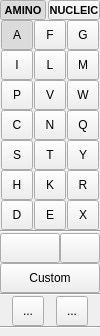
<?xml version="1.0" encoding="UTF-8"?>
<ui version="4.0">
 <class>MonomerToolWidget</class>
 <widget class="QWidget" name="MonomerToolWidget">
  <property name="geometry">
   <rect>
    <x>0</x>
    <y>0</y>
    <width>100</width>
    <height>336</height>
   </rect>
  </property>
  <property name="windowTitle">
   <string>Form</string>
  </property>
  <layout class="QVBoxLayout" name="verticalLayout">
   <property name="spacing">
    <number>0</number>
   </property>
   <property name="leftMargin">
    <number>0</number>
   </property>
   <property name="topMargin">
    <number>0</number>
   </property>
   <property name="rightMargin">
    <number>0</number>
   </property>
   <property name="bottomMargin">
    <number>0</number>
   </property>
   <item>
    <layout class="QHBoxLayout" name="horizontalLayout">
     <property name="spacing">
      <number>2</number>
     </property>
     <item>
      <widget class="schrodinger::sketcher::AminoOrNucleicToggleButton" name="amino_monomer_btn">
       <property name="sizePolicy">
        <sizepolicy hsizetype="Minimum" vsizetype="Fixed">
         <horstretch>0</horstretch>
         <verstretch>0</verstretch>
        </sizepolicy>
       </property>
       <property name="minimumSize">
        <size>
         <width>46</width>
         <height>0</height>
        </size>
       </property>
       <property name="font">
        <font>
         <pointsize>8</pointsize>
         <bold>true</bold>
        </font>
       </property>
       <property name="text">
        <string>AMINO</string>
       </property>
       <property name="checkable">
        <bool>true</bool>
       </property>
       <property name="checked">
        <bool>true</bool>
       </property>
       <attribute name="buttonGroup">
        <string notr="true">amino_or_nucleic_group</string>
       </attribute>
      </widget>
     </item>
     <item>
      <widget class="schrodinger::sketcher::AminoOrNucleicToggleButton" name="nucleic_monomer_btn">
       <property name="minimumSize">
        <size>
         <width>50</width>
         <height>0</height>
        </size>
       </property>
       <property name="font">
        <font>
         <pointsize>8</pointsize>
         <bold>true</bold>
        </font>
       </property>
       <property name="text">
        <string>NUCLEIC</string>
       </property>
       <property name="checkable">
        <bool>true</bool>
       </property>
       <attribute name="buttonGroup">
        <string notr="true">amino_or_nucleic_group</string>
       </attribute>
      </widget>
     </item>
    </layout>
   </item>
   <item>
    <widget class="QStackedWidget" name="amino_or_nucleic_stack">
     <property name="currentIndex">
      <number>1</number>
     </property>
     <widget class="QWidget" name="nucleic_page">
      <layout class="QGridLayout" name="gridLayout_2">
       <property name="leftMargin">
        <number>0</number>
       </property>
       <property name="topMargin">
        <number>0</number>
       </property>
       <property name="rightMargin">
        <number>0</number>
       </property>
       <property name="bottomMargin">
        <number>0</number>
       </property>
       <property name="spacing">
        <number>0</number>
       </property>
       <item row="1" column="0" colspan="3">
        <widget class="schrodinger::sketcher::ModularToolButton" name="na_dna_btn">
         <property name="minimumSize">
          <size>
           <width>90</width>
           <height>32</height>
          </size>
         </property>
         <property name="maximumSize">
          <size>
           <width>96</width>
           <height>32</height>
          </size>
         </property>
         <property name="text">
          <string/>
         </property>
         <property name="iconSize">
          <size>
           <width>90</width>
           <height>32</height>
          </size>
         </property>
         <property name="checkable">
          <bool>true</bool>
         </property>
         <attribute name="buttonGroup">
          <string notr="true">nucleic_monomer_group</string>
         </attribute>
        </widget>
       </item>
       <item row="4" column="0">
        <widget class="schrodinger::sketcher::ModularToolButton" name="na_a_btn">
         <property name="minimumSize">
          <size>
           <width>32</width>
           <height>30</height>
          </size>
         </property>
         <property name="maximumSize">
          <size>
           <width>32</width>
           <height>32</height>
          </size>
         </property>
         <property name="text">
          <string>A</string>
         </property>
         <property name="iconSize">
          <size>
           <width>30</width>
           <height>32</height>
          </size>
         </property>
         <property name="checkable">
          <bool>true</bool>
         </property>
         <attribute name="buttonGroup">
          <string notr="true">nucleic_monomer_group</string>
         </attribute>
        </widget>
       </item>
       <item row="7" column="0">
        <spacer name="verticalSpacer_2">
         <property name="orientation">
          <enum>Qt::Orientation::Vertical</enum>
         </property>
         <property name="sizeType">
          <enum>QSizePolicy::Policy::Fixed</enum>
         </property>
         <property name="sizeHint" stdset="0">
          <size>
           <width>0</width>
           <height>7</height>
          </size>
         </property>
        </spacer>
       </item>
       <item row="8" column="2">
        <widget class="schrodinger::sketcher::ModularToolButton" name="na_p_btn">
         <property name="minimumSize">
          <size>
           <width>32</width>
           <height>30</height>
          </size>
         </property>
         <property name="maximumSize">
          <size>
           <width>32</width>
           <height>32</height>
          </size>
         </property>
         <property name="text">
          <string>P</string>
         </property>
         <property name="iconSize">
          <size>
           <width>30</width>
           <height>32</height>
          </size>
         </property>
         <property name="checkable">
          <bool>true</bool>
         </property>
         <attribute name="buttonGroup">
          <string notr="true">nucleic_monomer_group</string>
         </attribute>
        </widget>
       </item>
       <item row="4" column="1">
        <widget class="schrodinger::sketcher::ModularToolButton" name="na_c_btn">
         <property name="minimumSize">
          <size>
           <width>32</width>
           <height>30</height>
          </size>
         </property>
         <property name="maximumSize">
          <size>
           <width>32</width>
           <height>32</height>
          </size>
         </property>
         <property name="text">
          <string>C</string>
         </property>
         <property name="iconSize">
          <size>
           <width>30</width>
           <height>32</height>
          </size>
         </property>
         <property name="checkable">
          <bool>true</bool>
         </property>
         <attribute name="buttonGroup">
          <string notr="true">nucleic_monomer_group</string>
         </attribute>
        </widget>
       </item>
       <item row="3" column="0">
        <spacer name="verticalSpacer_3">
         <property name="orientation">
          <enum>Qt::Orientation::Vertical</enum>
         </property>
         <property name="sizeType">
          <enum>QSizePolicy::Policy::Fixed</enum>
         </property>
         <property name="sizeHint" stdset="0">
          <size>
           <width>0</width>
           <height>7</height>
          </size>
         </property>
        </spacer>
       </item>
       <item row="5" column="0">
        <widget class="schrodinger::sketcher::ModularToolButton" name="na_g_btn">
         <property name="minimumSize">
          <size>
           <width>32</width>
           <height>30</height>
          </size>
         </property>
         <property name="maximumSize">
          <size>
           <width>32</width>
           <height>32</height>
          </size>
         </property>
         <property name="text">
          <string>G</string>
         </property>
         <property name="iconSize">
          <size>
           <width>30</width>
           <height>32</height>
          </size>
         </property>
         <property name="checkable">
          <bool>true</bool>
         </property>
         <attribute name="buttonGroup">
          <string notr="true">nucleic_monomer_group</string>
         </attribute>
        </widget>
       </item>
       <item row="0" column="0" colspan="4">
        <widget class="schrodinger::sketcher::ModularToolButton" name="na_rna_btn">
         <property name="minimumSize">
          <size>
           <width>96</width>
           <height>32</height>
          </size>
         </property>
         <property name="maximumSize">
          <size>
           <width>96</width>
           <height>32</height>
          </size>
         </property>
         <property name="text">
          <string/>
         </property>
         <property name="checkable">
          <bool>true</bool>
         </property>
         <property name="checked">
          <bool>true</bool>
         </property>
         <attribute name="buttonGroup">
          <string notr="true">nucleic_monomer_group</string>
         </attribute>
        </widget>
       </item>
       <item row="5" column="1">
        <widget class="schrodinger::sketcher::ModularToolButton" name="na_u_btn">
         <property name="minimumSize">
          <size>
           <width>32</width>
           <height>30</height>
          </size>
         </property>
         <property name="maximumSize">
          <size>
           <width>32</width>
           <height>32</height>
          </size>
         </property>
         <property name="text">
          <string>U</string>
         </property>
         <property name="iconSize">
          <size>
           <width>30</width>
           <height>32</height>
          </size>
         </property>
         <property name="checkable">
          <bool>true</bool>
         </property>
         <attribute name="buttonGroup">
          <string notr="true">nucleic_monomer_group</string>
         </attribute>
        </widget>
       </item>
       <item row="4" column="2">
        <widget class="QToolButton" name="na_n_btn">
         <property name="minimumSize">
          <size>
           <width>32</width>
           <height>30</height>
          </size>
         </property>
         <property name="maximumSize">
          <size>
           <width>32</width>
           <height>32</height>
          </size>
         </property>
         <property name="text">
          <string>N</string>
         </property>
         <property name="iconSize">
          <size>
           <width>30</width>
           <height>32</height>
          </size>
         </property>
         <property name="checkable">
          <bool>true</bool>
         </property>
         <attribute name="buttonGroup">
          <string notr="true">nucleic_monomer_group</string>
         </attribute>
        </widget>
       </item>
       <item row="5" column="2">
        <widget class="schrodinger::sketcher::ModularToolButton" name="na_t_btn">
         <property name="minimumSize">
          <size>
           <width>32</width>
           <height>30</height>
          </size>
         </property>
         <property name="maximumSize">
          <size>
           <width>32</width>
           <height>32</height>
          </size>
         </property>
         <property name="text">
          <string>T</string>
         </property>
         <property name="iconSize">
          <size>
           <width>30</width>
           <height>32</height>
          </size>
         </property>
         <property name="checkable">
          <bool>true</bool>
         </property>
         <attribute name="buttonGroup">
          <string notr="true">nucleic_monomer_group</string>
         </attribute>
        </widget>
       </item>
       <item row="10" column="0">
        <spacer name="verticalSpacer_4">
         <property name="orientation">
          <enum>Qt::Orientation::Vertical</enum>
         </property>
         <property name="sizeHint" stdset="0">
          <size>
           <width>0</width>
           <height>0</height>
          </size>
         </property>
        </spacer>
       </item>
       <item row="8" column="1">
        <widget class="schrodinger::sketcher::ModularToolButton" name="na_dr_btn">
         <property name="minimumSize">
          <size>
           <width>32</width>
           <height>30</height>
          </size>
         </property>
         <property name="maximumSize">
          <size>
           <width>32</width>
           <height>32</height>
          </size>
         </property>
         <property name="text">
          <string>dR</string>
         </property>
         <property name="iconSize">
          <size>
           <width>30</width>
           <height>32</height>
          </size>
         </property>
         <property name="checkable">
          <bool>true</bool>
         </property>
         <attribute name="buttonGroup">
          <string notr="true">nucleic_monomer_group</string>
         </attribute>
        </widget>
       </item>
       <item row="8" column="0">
        <widget class="schrodinger::sketcher::ModularToolButton" name="na_r_btn">
         <property name="minimumSize">
          <size>
           <width>32</width>
           <height>30</height>
          </size>
         </property>
         <property name="maximumSize">
          <size>
           <width>32</width>
           <height>32</height>
          </size>
         </property>
         <property name="text">
          <string>R</string>
         </property>
         <property name="iconSize">
          <size>
           <width>30</width>
           <height>32</height>
          </size>
         </property>
         <property name="checkable">
          <bool>true</bool>
         </property>
         <attribute name="buttonGroup">
          <string notr="true">nucleic_monomer_group</string>
         </attribute>
        </widget>
       </item>
       <item row="2" column="0" colspan="3">
        <widget class="schrodinger::sketcher::ToolButtonWithPopup" name="na_custom_nt_btn">
         <property name="minimumSize">
          <size>
           <width>90</width>
           <height>32</height>
          </size>
         </property>
         <property name="maximumSize">
          <size>
           <width>96</width>
           <height>32</height>
          </size>
         </property>
         <property name="text">
          <string/>
         </property>
         <property name="iconSize">
          <size>
           <width>90</width>
           <height>32</height>
          </size>
         </property>
         <property name="checkable">
          <bool>true</bool>
         </property>
         <attribute name="buttonGroup">
          <string notr="true">nucleic_monomer_group</string>
         </attribute>
        </widget>
       </item>
      </layout>
     </widget>
     <widget class="QWidget" name="amino_page">
      <layout class="QGridLayout" name="gridLayout">
       <property name="leftMargin">
        <number>0</number>
       </property>
       <property name="topMargin">
        <number>0</number>
       </property>
       <property name="rightMargin">
        <number>0</number>
       </property>
       <property name="bottomMargin">
        <number>0</number>
       </property>
       <property name="spacing">
        <number>0</number>
       </property>
       <item row="0" column="1">
        <widget class="schrodinger::sketcher::ModularToolButton" name="phe_btn">
         <property name="minimumSize">
          <size>
           <width>32</width>
           <height>30</height>
          </size>
         </property>
         <property name="maximumSize">
          <size>
           <width>32</width>
           <height>32</height>
          </size>
         </property>
         <property name="text">
          <string>F</string>
         </property>
         <property name="iconSize">
          <size>
           <width>30</width>
           <height>32</height>
          </size>
         </property>
         <property name="checkable">
          <bool>true</bool>
         </property>
         <attribute name="buttonGroup">
          <string notr="true">amino_monomer_group</string>
         </attribute>
        </widget>
       </item>
       <item row="6" column="0">
        <widget class="schrodinger::sketcher::ModularToolButton" name="asp_btn">
         <property name="minimumSize">
          <size>
           <width>32</width>
           <height>30</height>
          </size>
         </property>
         <property name="maximumSize">
          <size>
           <width>32</width>
           <height>32</height>
          </size>
         </property>
         <property name="text">
          <string>D</string>
         </property>
         <property name="iconSize">
          <size>
           <width>30</width>
           <height>32</height>
          </size>
         </property>
         <property name="checkable">
          <bool>true</bool>
         </property>
         <attribute name="buttonGroup">
          <string notr="true">amino_monomer_group</string>
         </attribute>
        </widget>
       </item>
       <item row="2" column="2">
        <widget class="schrodinger::sketcher::ModularToolButton" name="trp_btn">
         <property name="minimumSize">
          <size>
           <width>32</width>
           <height>30</height>
          </size>
         </property>
         <property name="maximumSize">
          <size>
           <width>32</width>
           <height>32</height>
          </size>
         </property>
         <property name="text">
          <string>W</string>
         </property>
         <property name="iconSize">
          <size>
           <width>30</width>
           <height>32</height>
          </size>
         </property>
         <property name="checkable">
          <bool>true</bool>
         </property>
         <attribute name="buttonGroup">
          <string notr="true">amino_monomer_group</string>
         </attribute>
        </widget>
       </item>
       <item row="1" column="2">
        <widget class="schrodinger::sketcher::ModularToolButton" name="met_btn">
         <property name="minimumSize">
          <size>
           <width>32</width>
           <height>30</height>
          </size>
         </property>
         <property name="maximumSize">
          <size>
           <width>32</width>
           <height>32</height>
          </size>
         </property>
         <property name="text">
          <string>M</string>
         </property>
         <property name="iconSize">
          <size>
           <width>30</width>
           <height>32</height>
          </size>
         </property>
         <property name="checkable">
          <bool>true</bool>
         </property>
         <attribute name="buttonGroup">
          <string notr="true">amino_monomer_group</string>
         </attribute>
        </widget>
       </item>
       <item row="7" column="0">
        <spacer name="verticalSpacer">
         <property name="orientation">
          <enum>Qt::Orientation::Vertical</enum>
         </property>
         <property name="sizeHint" stdset="0">
          <size>
           <width>0</width>
           <height>0</height>
          </size>
         </property>
        </spacer>
       </item>
       <item row="1" column="1">
        <widget class="schrodinger::sketcher::ModularToolButton" name="leu_btn">
         <property name="minimumSize">
          <size>
           <width>32</width>
           <height>30</height>
          </size>
         </property>
         <property name="maximumSize">
          <size>
           <width>32</width>
           <height>32</height>
          </size>
         </property>
         <property name="text">
          <string>L</string>
         </property>
         <property name="iconSize">
          <size>
           <width>30</width>
           <height>32</height>
          </size>
         </property>
         <property name="checkable">
          <bool>true</bool>
         </property>
         <attribute name="buttonGroup">
          <string notr="true">amino_monomer_group</string>
         </attribute>
        </widget>
       </item>
       <item row="5" column="0">
        <widget class="schrodinger::sketcher::ModularToolButton" name="his_btn">
         <property name="minimumSize">
          <size>
           <width>32</width>
           <height>30</height>
          </size>
         </property>
         <property name="maximumSize">
          <size>
           <width>32</width>
           <height>32</height>
          </size>
         </property>
         <property name="text">
          <string>H</string>
         </property>
         <property name="iconSize">
          <size>
           <width>30</width>
           <height>32</height>
          </size>
         </property>
         <property name="checkable">
          <bool>true</bool>
         </property>
         <attribute name="buttonGroup">
          <string notr="true">amino_monomer_group</string>
         </attribute>
        </widget>
       </item>
       <item row="2" column="0">
        <widget class="schrodinger::sketcher::ModularToolButton" name="pro_btn">
         <property name="minimumSize">
          <size>
           <width>32</width>
           <height>30</height>
          </size>
         </property>
         <property name="maximumSize">
          <size>
           <width>32</width>
           <height>32</height>
          </size>
         </property>
         <property name="text">
          <string>P</string>
         </property>
         <property name="iconSize">
          <size>
           <width>30</width>
           <height>32</height>
          </size>
         </property>
         <property name="checkable">
          <bool>true</bool>
         </property>
         <attribute name="buttonGroup">
          <string notr="true">amino_monomer_group</string>
         </attribute>
        </widget>
       </item>
       <item row="0" column="0">
        <widget class="schrodinger::sketcher::ModularToolButton" name="ala_btn">
         <property name="minimumSize">
          <size>
           <width>32</width>
           <height>30</height>
          </size>
         </property>
         <property name="maximumSize">
          <size>
           <width>32</width>
           <height>32</height>
          </size>
         </property>
         <property name="text">
          <string>A</string>
         </property>
         <property name="iconSize">
          <size>
           <width>30</width>
           <height>32</height>
          </size>
         </property>
         <property name="checkable">
          <bool>true</bool>
         </property>
         <property name="checked">
          <bool>true</bool>
         </property>
         <attribute name="buttonGroup">
          <string notr="true">amino_monomer_group</string>
         </attribute>
        </widget>
       </item>
       <item row="4" column="0">
        <widget class="schrodinger::sketcher::ModularToolButton" name="ser_btn">
         <property name="minimumSize">
          <size>
           <width>32</width>
           <height>30</height>
          </size>
         </property>
         <property name="maximumSize">
          <size>
           <width>32</width>
           <height>32</height>
          </size>
         </property>
         <property name="text">
          <string>S</string>
         </property>
         <property name="iconSize">
          <size>
           <width>30</width>
           <height>32</height>
          </size>
         </property>
         <property name="checkable">
          <bool>true</bool>
         </property>
         <attribute name="buttonGroup">
          <string notr="true">amino_monomer_group</string>
         </attribute>
        </widget>
       </item>
       <item row="6" column="2">
        <widget class="QToolButton" name="unk_btn">
         <property name="minimumSize">
          <size>
           <width>32</width>
           <height>30</height>
          </size>
         </property>
         <property name="maximumSize">
          <size>
           <width>32</width>
           <height>32</height>
          </size>
         </property>
         <property name="text">
          <string>X</string>
         </property>
         <property name="iconSize">
          <size>
           <width>30</width>
           <height>32</height>
          </size>
         </property>
         <property name="checkable">
          <bool>true</bool>
         </property>
         <attribute name="buttonGroup">
          <string notr="true">amino_monomer_group</string>
         </attribute>
        </widget>
       </item>
       <item row="2" column="1">
        <widget class="schrodinger::sketcher::ModularToolButton" name="val_btn">
         <property name="minimumSize">
          <size>
           <width>32</width>
           <height>30</height>
          </size>
         </property>
         <property name="maximumSize">
          <size>
           <width>32</width>
           <height>32</height>
          </size>
         </property>
         <property name="text">
          <string>V</string>
         </property>
         <property name="iconSize">
          <size>
           <width>30</width>
           <height>32</height>
          </size>
         </property>
         <property name="checkable">
          <bool>true</bool>
         </property>
         <attribute name="buttonGroup">
          <string notr="true">amino_monomer_group</string>
         </attribute>
        </widget>
       </item>
       <item row="5" column="1">
        <widget class="schrodinger::sketcher::ModularToolButton" name="lys_btn">
         <property name="minimumSize">
          <size>
           <width>32</width>
           <height>30</height>
          </size>
         </property>
         <property name="maximumSize">
          <size>
           <width>32</width>
           <height>32</height>
          </size>
         </property>
         <property name="text">
          <string>K</string>
         </property>
         <property name="iconSize">
          <size>
           <width>30</width>
           <height>32</height>
          </size>
         </property>
         <property name="checkable">
          <bool>true</bool>
         </property>
         <attribute name="buttonGroup">
          <string notr="true">amino_monomer_group</string>
         </attribute>
        </widget>
       </item>
       <item row="0" column="2">
        <widget class="schrodinger::sketcher::ModularToolButton" name="gly_btn">
         <property name="minimumSize">
          <size>
           <width>32</width>
           <height>30</height>
          </size>
         </property>
         <property name="maximumSize">
          <size>
           <width>32</width>
           <height>32</height>
          </size>
         </property>
         <property name="text">
          <string>G</string>
         </property>
         <property name="iconSize">
          <size>
           <width>30</width>
           <height>32</height>
          </size>
         </property>
         <property name="checkable">
          <bool>true</bool>
         </property>
         <attribute name="buttonGroup">
          <string notr="true">amino_monomer_group</string>
         </attribute>
        </widget>
       </item>
       <item row="3" column="0">
        <widget class="schrodinger::sketcher::ModularToolButton" name="cys_btn">
         <property name="minimumSize">
          <size>
           <width>32</width>
           <height>30</height>
          </size>
         </property>
         <property name="maximumSize">
          <size>
           <width>32</width>
           <height>32</height>
          </size>
         </property>
         <property name="text">
          <string>C</string>
         </property>
         <property name="iconSize">
          <size>
           <width>30</width>
           <height>32</height>
          </size>
         </property>
         <property name="checkable">
          <bool>true</bool>
         </property>
         <attribute name="buttonGroup">
          <string notr="true">amino_monomer_group</string>
         </attribute>
        </widget>
       </item>
       <item row="5" column="2">
        <widget class="schrodinger::sketcher::ModularToolButton" name="arg_btn">
         <property name="minimumSize">
          <size>
           <width>32</width>
           <height>30</height>
          </size>
         </property>
         <property name="maximumSize">
          <size>
           <width>32</width>
           <height>32</height>
          </size>
         </property>
         <property name="text">
          <string>R</string>
         </property>
         <property name="iconSize">
          <size>
           <width>30</width>
           <height>32</height>
          </size>
         </property>
         <property name="checkable">
          <bool>true</bool>
         </property>
         <attribute name="buttonGroup">
          <string notr="true">amino_monomer_group</string>
         </attribute>
        </widget>
       </item>
       <item row="6" column="1">
        <widget class="schrodinger::sketcher::ModularToolButton" name="glu_btn">
         <property name="minimumSize">
          <size>
           <width>32</width>
           <height>30</height>
          </size>
         </property>
         <property name="maximumSize">
          <size>
           <width>32</width>
           <height>32</height>
          </size>
         </property>
         <property name="text">
          <string>E</string>
         </property>
         <property name="iconSize">
          <size>
           <width>30</width>
           <height>32</height>
          </size>
         </property>
         <property name="checkable">
          <bool>true</bool>
         </property>
         <attribute name="buttonGroup">
          <string notr="true">amino_monomer_group</string>
         </attribute>
        </widget>
       </item>
       <item row="4" column="1">
        <widget class="schrodinger::sketcher::ModularToolButton" name="thr_btn">
         <property name="minimumSize">
          <size>
           <width>32</width>
           <height>30</height>
          </size>
         </property>
         <property name="maximumSize">
          <size>
           <width>32</width>
           <height>32</height>
          </size>
         </property>
         <property name="text">
          <string>T</string>
         </property>
         <property name="iconSize">
          <size>
           <width>30</width>
           <height>32</height>
          </size>
         </property>
         <property name="checkable">
          <bool>true</bool>
         </property>
         <attribute name="buttonGroup">
          <string notr="true">amino_monomer_group</string>
         </attribute>
        </widget>
       </item>
       <item row="1" column="0">
        <widget class="schrodinger::sketcher::ModularToolButton" name="ile_btn">
         <property name="minimumSize">
          <size>
           <width>32</width>
           <height>30</height>
          </size>
         </property>
         <property name="maximumSize">
          <size>
           <width>32</width>
           <height>32</height>
          </size>
         </property>
         <property name="text">
          <string>I</string>
         </property>
         <property name="iconSize">
          <size>
           <width>30</width>
           <height>32</height>
          </size>
         </property>
         <property name="checkable">
          <bool>true</bool>
         </property>
         <attribute name="buttonGroup">
          <string notr="true">amino_monomer_group</string>
         </attribute>
        </widget>
       </item>
       <item row="3" column="2">
        <widget class="schrodinger::sketcher::ModularToolButton" name="gln_btn">
         <property name="minimumSize">
          <size>
           <width>32</width>
           <height>30</height>
          </size>
         </property>
         <property name="maximumSize">
          <size>
           <width>32</width>
           <height>32</height>
          </size>
         </property>
         <property name="text">
          <string>Q</string>
         </property>
         <property name="iconSize">
          <size>
           <width>30</width>
           <height>32</height>
          </size>
         </property>
         <property name="checkable">
          <bool>true</bool>
         </property>
         <attribute name="buttonGroup">
          <string notr="true">amino_monomer_group</string>
         </attribute>
        </widget>
       </item>
       <item row="3" column="1">
        <widget class="schrodinger::sketcher::ModularToolButton" name="asn_btn">
         <property name="minimumSize">
          <size>
           <width>32</width>
           <height>30</height>
          </size>
         </property>
         <property name="maximumSize">
          <size>
           <width>32</width>
           <height>32</height>
          </size>
         </property>
         <property name="text">
          <string>N</string>
         </property>
         <property name="iconSize">
          <size>
           <width>30</width>
           <height>32</height>
          </size>
         </property>
         <property name="checkable">
          <bool>true</bool>
         </property>
         <attribute name="buttonGroup">
          <string notr="true">amino_monomer_group</string>
         </attribute>
        </widget>
       </item>
       <item row="4" column="2">
        <widget class="schrodinger::sketcher::ModularToolButton" name="tyr_btn">
         <property name="minimumSize">
          <size>
           <width>32</width>
           <height>30</height>
          </size>
         </property>
         <property name="maximumSize">
          <size>
           <width>32</width>
           <height>32</height>
          </size>
         </property>
         <property name="text">
          <string>Y</string>
         </property>
         <property name="iconSize">
          <size>
           <width>30</width>
           <height>32</height>
          </size>
         </property>
         <property name="checkable">
          <bool>true</bool>
         </property>
         <attribute name="buttonGroup">
          <string notr="true">amino_monomer_group</string>
         </attribute>
        </widget>
       </item>
      </layout>
     </widget>
    </widget>
   </item>
   <item>
    <widget class="Line" name="line">
     <property name="orientation">
      <enum>Qt::Orientation::Horizontal</enum>
     </property>
    </widget>
   </item>
   <item>
    <layout class="QHBoxLayout" name="monomer_db_layout">
     <property name="spacing">
      <number>0</number>
     </property>
     <item>
      <widget class="schrodinger::sketcher::MonomerDatabaseLastUsedButton" name="monomer_db_last_used_btn">
       <property name="sizePolicy">
        <sizepolicy hsizetype="Ignored" vsizetype="Fixed">
         <horstretch>0</horstretch>
         <verstretch>0</verstretch>
        </sizepolicy>
       </property>
       <property name="minimumSize">
        <size>
         <width>0</width>
         <height>30</height>
        </size>
       </property>
       <property name="maximumSize">
        <size>
         <width>16777215</width>
         <height>32</height>
        </size>
       </property>
      </widget>
     </item>
     <item>
      <widget class="schrodinger::sketcher::ToolButtonWithPopup" name="monomer_db_btn">
       <property name="sizePolicy">
        <sizepolicy hsizetype="Fixed" vsizetype="Fixed">
         <horstretch>0</horstretch>
         <verstretch>0</verstretch>
        </sizepolicy>
       </property>
       <property name="minimumSize">
        <size>
         <width>40</width>
         <height>30</height>
        </size>
       </property>
       <property name="maximumSize">
        <size>
         <width>40</width>
         <height>32</height>
        </size>
       </property>
       <property name="toolTip">
        <string>Search the monomer database</string>
       </property>
       <property name="icon">
        <iconset resource="../sketcher.qrc">
         <normaloff>:/icons/monomer_db.svg</normaloff>:/icons/monomer_db.svg</iconset>
       </property>
       <property name="iconSize">
        <size>
         <width>20</width>
         <height>20</height>
        </size>
       </property>
      </widget>
     </item>
    </layout>
   </item>
   <item>
    <widget class="schrodinger::sketcher::CustomMonomerButton" name="custom_monomer_btn">
     <property name="sizePolicy">
      <sizepolicy hsizetype="Expanding" vsizetype="Fixed">
       <horstretch>0</horstretch>
       <verstretch>0</verstretch>
      </sizepolicy>
     </property>
     <property name="minimumSize">
      <size>
       <width>0</width>
       <height>30</height>
      </size>
     </property>
     <property name="maximumSize">
      <size>
       <width>16777215</width>
       <height>32</height>
      </size>
     </property>
     <property name="text">
      <string>Custom</string>
     </property>
     <property name="icon">
      <iconset resource="../sketcher.qrc">
       <normaloff>:/icons/add_custom_monomer.svg</normaloff>:/icons/add_custom_monomer.svg</iconset>
     </property>
     <property name="checkable">
      <bool>true</bool>
     </property>
     <property name="toolButtonStyle">
      <enum>Qt::ToolButtonStyle::ToolButtonTextBesideIcon</enum>
     </property>
    </widget>
   </item>
   <item>
    <widget class="Line" name="line_2">
     <property name="orientation">
      <enum>Qt::Orientation::Horizontal</enum>
     </property>
    </widget>
   </item>
   <item>
    <layout class="QHBoxLayout" name="horizontalLayout_6">
     <property name="spacing">
      <number>0</number>
     </property>
     <item>
      <spacer name="horizontalSpacer_2">
       <property name="orientation">
        <enum>Qt::Orientation::Horizontal</enum>
       </property>
       <property name="sizeHint" stdset="0">
        <size>
         <width>0</width>
         <height>0</height>
        </size>
       </property>
      </spacer>
     </item>
     <item>
      <widget class="QToolButton" name="covalent_or_disulfide_btn">
       <property name="minimumSize">
        <size>
         <width>32</width>
         <height>30</height>
        </size>
       </property>
       <property name="maximumSize">
        <size>
         <width>32</width>
         <height>32</height>
        </size>
       </property>
       <property name="toolTip">
        <string>Covalent or disulfide bond</string>
       </property>
       <property name="text">
        <string>...</string>
       </property>
       <property name="icon">
        <iconset resource="../sketcher.qrc">
         <normaloff>:/icons/monomeric_connection.svg</normaloff>:/icons/monomeric_connection.svg</iconset>
       </property>
       <property name="iconSize">
        <size>
         <width>30</width>
         <height>32</height>
        </size>
       </property>
       <property name="checkable">
        <bool>true</bool>
       </property>
       <attribute name="buttonGroup">
        <string notr="true">monomeric_connection_group</string>
       </attribute>
      </widget>
     </item>
     <item>
      <spacer name="horizontalSpacer_3">
       <property name="orientation">
        <enum>Qt::Orientation::Horizontal</enum>
       </property>
       <property name="sizeHint" stdset="0">
        <size>
         <width>0</width>
         <height>0</height>
        </size>
       </property>
      </spacer>
     </item>
     <item>
      <widget class="QToolButton" name="hbond_btn">
       <property name="minimumSize">
        <size>
         <width>32</width>
         <height>30</height>
        </size>
       </property>
       <property name="maximumSize">
        <size>
         <width>32</width>
         <height>32</height>
        </size>
       </property>
       <property name="toolTip">
        <string>Hydrogen bond</string>
       </property>
       <property name="text">
        <string>...</string>
       </property>
       <property name="icon">
        <iconset resource="../sketcher.qrc">
         <normaloff>:/icons/monomeric_hbond.svg</normaloff>:/icons/monomeric_hbond.svg</iconset>
       </property>
       <property name="iconSize">
        <size>
         <width>30</width>
         <height>32</height>
        </size>
       </property>
       <property name="checkable">
        <bool>true</bool>
       </property>
       <attribute name="buttonGroup">
        <string notr="true">monomeric_connection_group</string>
       </attribute>
      </widget>
     </item>
     <item>
      <spacer name="horizontalSpacer">
       <property name="orientation">
        <enum>Qt::Orientation::Horizontal</enum>
       </property>
       <property name="sizeHint" stdset="0">
        <size>
         <width>0</width>
         <height>0</height>
        </size>
       </property>
      </spacer>
     </item>
    </layout>
   </item>
   <item>
    <widget class="Line" name="line_3">
     <property name="orientation">
      <enum>Qt::Orientation::Horizontal</enum>
     </property>
    </widget>
   </item>
   <item>
    <spacer name="verticalSpacer_5">
     <property name="orientation">
      <enum>Qt::Orientation::Vertical</enum>
     </property>
     <property name="sizeHint" stdset="0">
      <size>
       <width>0</width>
       <height>0</height>
      </size>
     </property>
    </spacer>
   </item>
  </layout>
 </widget>
 <customwidgets>
  <customwidget>
   <class>schrodinger::sketcher::ModularToolButton</class>
   <extends>QToolButton</extends>
   <header>schrodinger/sketcher/widget/modular_tool_button.h</header>
  </customwidget>
  <customwidget>
   <class>schrodinger::sketcher::CustomMonomerButton</class>
   <extends>QToolButton</extends>
   <header>schrodinger/sketcher/widget/custom_monomer_button.h</header>
  </customwidget>
  <customwidget>
   <class>schrodinger::sketcher::ToolButtonWithPopup</class>
   <extends>QToolButton</extends>
   <header>schrodinger/sketcher/widget/tool_button_with_popup.h</header>
  </customwidget>
  <customwidget>
   <class>schrodinger::sketcher::MonomerDatabaseLastUsedButton</class>
   <extends>QToolButton</extends>
   <header>schrodinger/sketcher/widget/monomer_database_last_used_button.h</header>
  </customwidget>
  <customwidget>
   <class>schrodinger::sketcher::AminoOrNucleicToggleButton</class>
   <extends>QToolButton</extends>
   <header>schrodinger/sketcher/widget/amino_or_nucleic_toggle_button.h</header>
  </customwidget>
 </customwidgets>
 <resources>
  <include location="../sketcher.qrc"/>
 </resources>
 <connections/>
 <buttongroups>
  <buttongroup name="nucleic_monomer_group"/>
  <buttongroup name="amino_monomer_group"/>
  <buttongroup name="monomeric_connection_group"/>
  <buttongroup name="amino_or_nucleic_group"/>
 </buttongroups>
</ui>
